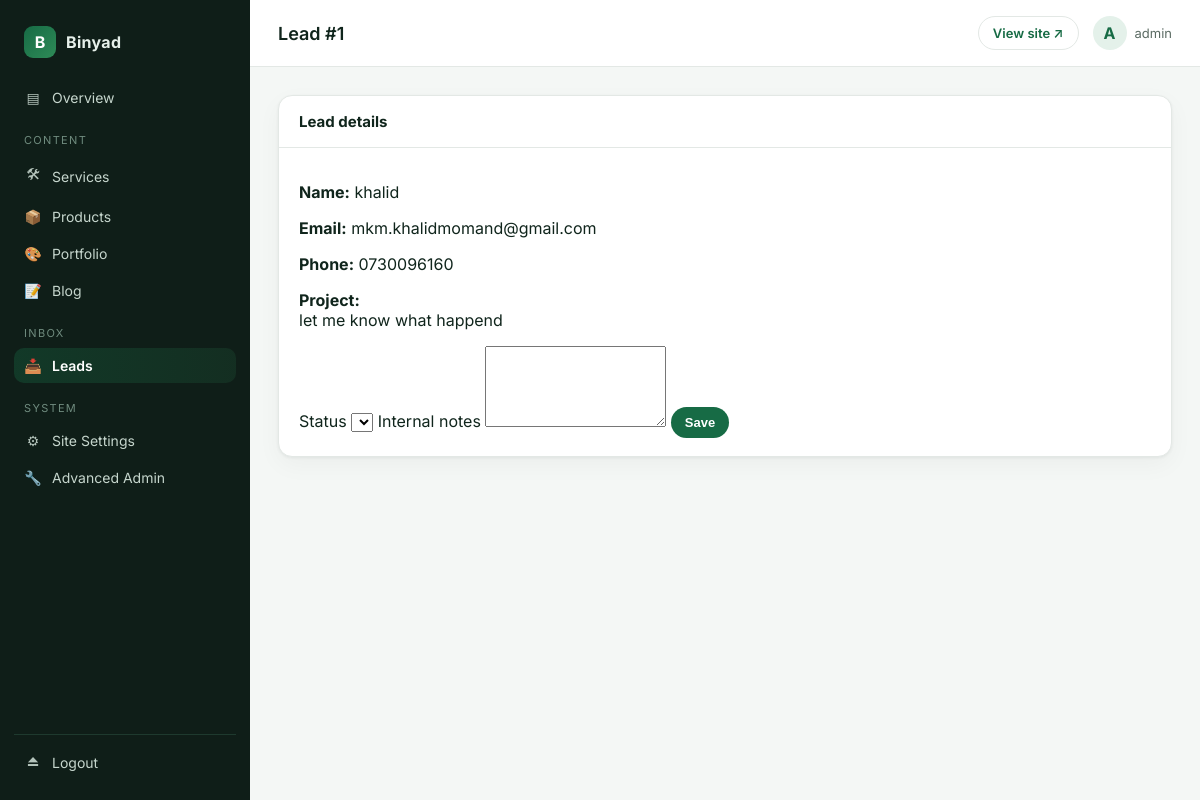
Page /control/leads/consultation/1/ (signed in) on the committed database.
### apps/contact/models.py (models this page shows, shortened)
class ConsultationRequest(TimeStampedModel):
    class Status(models.TextChoices):
        NEW = "new", _("New")
        CONTACTED = "contacted", _("Contacted")
        IN_PROGRESS = "progress", _("In Progress")
        COMPLETED = "completed", _("Completed")
        CANCELLED = "cancelled", _("Cancelled")
    class ContactMethod(models.TextChoices):
        PHONE = "phone", _("Phone")
        WHATSAPP = "whatsapp", _("WhatsApp")
        EMAIL = "email", _("Email")
    name = models.CharField(max_length=140)
    phone = models.CharField(max_length=40)
    email = models.EmailField(blank=True)
    company = models.CharField(max_length=140, blank=True)
    business_type = models.CharField(max_length=140, blank=True)
    required_service = models.CharField(max_length=140, blank=True)
    project_description = models.TextField()
    budget_range = models.CharField(max_length=80, blank=True)
    preferred_contact_method = models.CharField(max_length=20, choices=ContactMethod.choices, default=ContactMethod.PHONE)
    message = models.TextField(blank=True)
    status = models.CharField(max_length=20, choices=Status.choices, default=Status.NEW)
    internal_notes = models.TextField(blank=True)
    ip_address = models.GenericIPAddressField(null=True, blank=True)
    class Meta:
        ordering = ["-created_at"]

### apps/dashboard/views.py (the view, shortened to what this page needs)
# urls.py: path("leads/<str:kind>/<int:pk>/", views.LeadDetailView.as_view(), name="lead_detail"),
class LeadDetailView(StaffRequiredMixin, DetailView):
    template_name = "dashboard/leads/detail.html"
    def get_object(self):
        kind = self.kwargs["kind"]
        pk = self.kwargs["pk"]
        if kind == "contact":
            return get_object_or_404(ContactMessage, pk=pk)
        if kind == "consultation":
            return get_object_or_404(ConsultationRequest, pk=pk)
        raise Http404

### apps/core/context_processors.py (called while the page is built)
def site_settings(request):
    try:
        return {
            "site": SiteSettings.load(),
            "nav_items": NavItem.objects.filter(active=True),
            "social_links": SocialLink.objects.filter(active=True),
        }
    except Exception:
        return {"site": None, "nav_items": [], "social_links": []}

### apps/core/models.py (called while the page is built)
    @classmethod
    def load(cls):
        obj, _ = cls.objects.get_or_create(pk=1)
        return obj

### apps/dashboard/context_processors.py (called while the page is built)
def dashboard_context(request):
    if not request.path.startswith("/control/"):
        return {}
    from apps.core.models import SiteSettings
    try:
        site = SiteSettings.objects.first()
    except Exception:
        site = None
    return {
        "site_settings": site,
        "dashboard_brand": "Binyad Control Panel",
    }

### apps/dashboard/mixins.py (called while the page is built)
    def test_func(self):
        u = self.request.user
        return u.is_authenticated and u.is_staff and u.is_active

### templates/dashboard/leads/detail.html (shortened to what this page needs)
{% extends "dashboard/base.html" %}
{% block page_title %}Lead #{{ object.pk }}{% endblock %}
{% block content %}
<section class="panel">
    <header class="panel-head"><h2>Lead details</h2></header>
    <div class="panel-body">
        <form method="post">
            <p><strong>Name:</strong> {{ object.full_name|default:object.name }}</p>
            <p><strong>Email:</strong> {{ object.email }}</p>
            <p><strong>Phone:</strong> {{ object.phone }}</p>
            {% if object.project_description %}<p><strong>Project:</strong><br>{{ object.project_description|linebreaksbr }}</p>{% endif %}
            <label>Status
                <select name="status">
                </select>
            </label>
            <label>Internal notes
                <textarea name="internal_notes" rows="5">{{ object.internal_notes }}</textarea>
            </label>
            <button class="dash-btn" style="background:#176B45;color:#fff;border:0;margin-top:14px;">Save</button>
        </form>
    </div>
</section>
{% endblock %}

### templates/dashboard/base.html (shortened to what this page needs)
{% load static i18n %}
<!DOCTYPE html>
<html lang="en">
<head>
    <link rel="stylesheet" href="{% static 'css/dashboard.css' %}">
</head>
<body class="dash-body">
<div class="dash-shell">
    <aside class="dash-sidebar" id="dashSidebar">
        <div class="dash-brand">
            <span class="brand-mark">B</span>
            <span class="brand-text">Binyad</span>
        </div>
        <nav class="dash-nav">
            <a class="dash-link {% if request.resolver_match.url_name == 'index' %}is-active{% endif %}"
               href="{% url 'dashboard:index' %}">
                <span class="nav-ico">▤</span> Overview
            </a>
            <div class="nav-group">Content</div>
            <a class="dash-link {% if 'content/services' in request.path %}is-active{% endif %}"
               href="{% url 'dashboard:content_list' 'services' %}">
                <span class="nav-ico">🛠</span> Services
            </a>
            <a class="dash-link {% if 'content/products' in request.path %}is-active{% endif %}"
               href="{% url 'dashboard:content_list' 'products' %}">
                <span class="nav-ico">📦</span> Products
            </a>
            <a class="dash-link {% if 'content/portfolio' in request.path %}is-active{% endif %}"
               href="{% url 'dashboard:content_list' 'portfolio' %}">
                <span class="nav-ico">🎨</span> Portfolio
            </a>
            <a class="dash-link {% if 'content/blog' in request.path %}is-active{% endif %}"
               href="{% url 'dashboard:content_list' 'blog' %}">
                <span class="nav-ico">📝</span> Blog
            </a>
            <div class="nav-group">Inbox</div>
            <a class="dash-link {% if '/leads/' in request.path %}is-active{% endif %}"
               href="{% url 'dashboard:leads' %}">
                <span class="nav-ico">📥</span> Leads
            </a>
            <div class="nav-group">System</div>
            <a class="dash-link {% if '/settings/' in request.path %}is-active{% endif %}"
               href="{% url 'dashboard:settings' %}">
                <span class="nav-ico">⚙</span> Site Settings
            </a>
            <a class="dash-link" href="/binyad-admin/" target="_blank">
                <span class="nav-ico">🔧</span> Advanced Admin
            </a>
        </nav>
        <div class="dash-sidebar-footer">
            <a class="dash-link" href="{% url 'dashboard:logout' %}">
                <span class="nav-ico">⏏</span> Logout
            </a>
        </div>
    </aside>
    <div class="dash-main">
        <header class="dash-topbar">
            <h1 class="dash-page-title">{% block page_title %}Dashboard{% endblock %}</h1>
            <div class="dash-topbar-right">
                <a class="dash-btn dash-btn-ghost" href="/" target="_blank">View site ↗</a>
                <div class="dash-user">
                    <span class="dash-avatar">{{ request.user.username|slice:":1"|upper }}</span>
                    <span class="dash-user-name">{{ request.user.get_full_name|default:request.user.username }}</span>
                </div>
            </div>
        </header>
        <main class="dash-content">
            {% block content %}{% endblock %}
        </main>
    </div>
</div>
</body>
</html>

### static/css/dashboard.css (style rules this page uses)
:root { --bg: #0F1E18; --bg-elev: #142A22; --bg-panel: #FFFFFF; --border: #E3E8E5; --border-dark: #1E3A2E; --text: #10251C; --text-mute: #5B6B63; --text-inv: #E6F0EA; --brand: #176B45; --brand-2: #2E8B57; --brand-soft: #E4F1EA; --danger: #B23A3A; --radius: 14px; --radius-sm: 10px; --shadow: 0 1px 3px rgba(16,37,28,.06), 0 8px 24px rgba(16,37,28,.04); --shadow-lg: 0 20px 50px rgba(0,0,0,.18); }
* { box-sizing: border-box; }
html, body { margin: 0; padding: 0; }
body.dash-body { font-family: "Inter", system-ui, -apple-system, Segoe UI, Roboto, sans-serif; background: #F4F7F5; color: var(--text); min-height: 100vh; }
.dash-shell { display: flex; min-height: 100vh; }
.dash-sidebar { width: 250px; background: var(--bg); color: var(--text-inv); display: flex; flex-direction: column; padding: 20px 14px; position: sticky; top: 0; height: 100vh; transition: transform .2s ease; }
.dash-brand { display: flex; align-items: center; gap: 10px; padding: 6px 10px 22px; }
.brand-mark { width: 32px; height: 32px; border-radius: 9px; background: linear-gradient(135deg, var(--brand), var(--brand-2)); display: grid; place-items: center; font-weight: 700; color: #fff; }
.brand-text { font-weight: 700; letter-spacing: .02em; }
.dash-nav { display: flex; flex-direction: column; gap: 2px; flex: 1; }
.nav-group { font-size: 11px; text-transform: uppercase; letter-spacing: .12em; color: #6F8B7E; padding: 16px 10px 6px; }
.dash-link { display: flex; align-items: center; gap: 10px; padding: 9px 10px; border-radius: var(--radius-sm); color: #C6D6CD; text-decoration: none; font-size: 14px; transition: background .15s ease, color .15s ease; }
.dash-link.is-active { background: linear-gradient(90deg, rgba(23,107,69,.35), rgba(46,139,87,.15)); color: #fff; font-weight: 600; }
.nav-ico { width: 18px; text-align: center; opacity: .9; }
.dash-sidebar-footer { padding-top: 10px; border-top: 1px solid var(--border-dark); }
.dash-main { flex: 1; display: flex; flex-direction: column; min-width: 0; }
.dash-topbar { background: #fff; border-bottom: 1px solid var(--border); padding: 16px 28px; display: flex; align-items: center; gap: 16px; position: sticky; top: 0; z-index: 10; }
.dash-page-title { font-size: 18px; font-weight: 600; margin: 0; flex: 1; }
.dash-topbar-right { display: flex; align-items: center; gap: 14px; }
.dash-user { display: flex; align-items: center; gap: 8px; }
.dash-avatar { width: 34px; height: 34px; border-radius: 50%; background: var(--brand-soft); color: var(--brand); display: grid; place-items: center; font-weight: 700; }
.dash-user-name { font-size: 13px; color: var(--text-mute); }
.dash-btn { display: inline-flex; align-items: center; gap: 6px; padding: 8px 14px; border-radius: 999px; font-size: 13px; font-weight: 600; text-decoration: none; }
.dash-btn-ghost { color: var(--brand); border: 1px solid var(--border); background: #fff; }
.dash-content { padding: 28px; max-width: 1280px; width: 100%; }
.panel { background: #fff; border: 1px solid var(--border); border-radius: var(--radius); box-shadow: var(--shadow); overflow: hidden; }
.panel-head { display: flex; align-items: center; justify-content: space-between; padding: 16px 20px; border-bottom: 1px solid var(--border); }
.panel-head h2 { margin: 0; font-size: 15px; }
.panel-body { padding: 18px 20px; }

### rows in the picture
ConsultationRequest: pk "1", full_name "khalid", email "mkm.khalidmomand@gmail.com", phone "0730096160", project_description "let me know what happend"

### other values in the picture
{{ request.user.username|slice:":1"|upper }} "A"
{{ request.user.get_full_name|default:request.user.username }} "admin"
